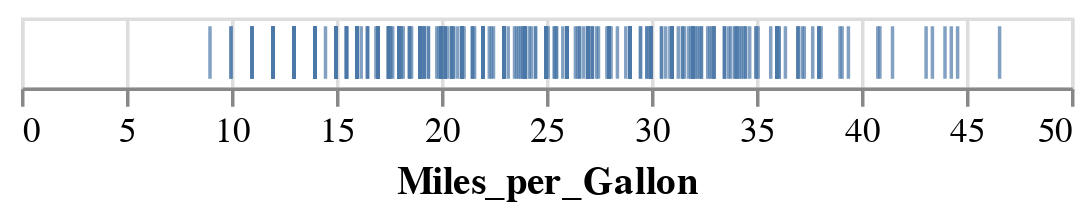

The notebook cell saved with this chart:
### Markdown cell above
Немного лучше, но `point` (*точечная*) маркировка, вероятно, не самая лучшая для такой одномерной диаграммы.

Вместо этого попробуем задать `tick` маркировку:

### Code cell
alt.Chart(cars).mark_tick().encode(x="Miles_per_Gallon")

### Figure 1 — Vega-Lite specification as saved in the notebook (floating-point values rounded to 4 significant figures; data arrays with more than 128 entries replaced by an {"elided": "..."} marker saying what was removed)
{"config": {"view": {"continuousWidth": 300, "continuousHeight": 300}}, "data": {"name": "data-583e73726c1545c56c203344161a975c"}, "mark": {"type": "tick"}, "encoding": {"x": {"field": "Miles_per_Gallon", "type": "quantitative"}}, "$schema": "https://vega.github.io/schema/vega-lite/v6.1.0.json", "datasets": {"data-583e73726c1545c56c203344161a975c": {"elided": "406 records"}}}
